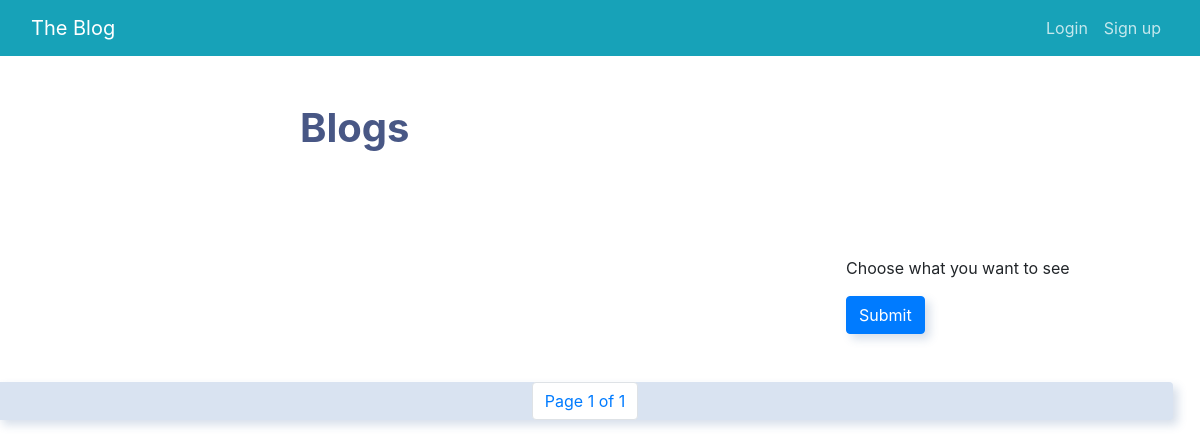
The app's page /, older data.
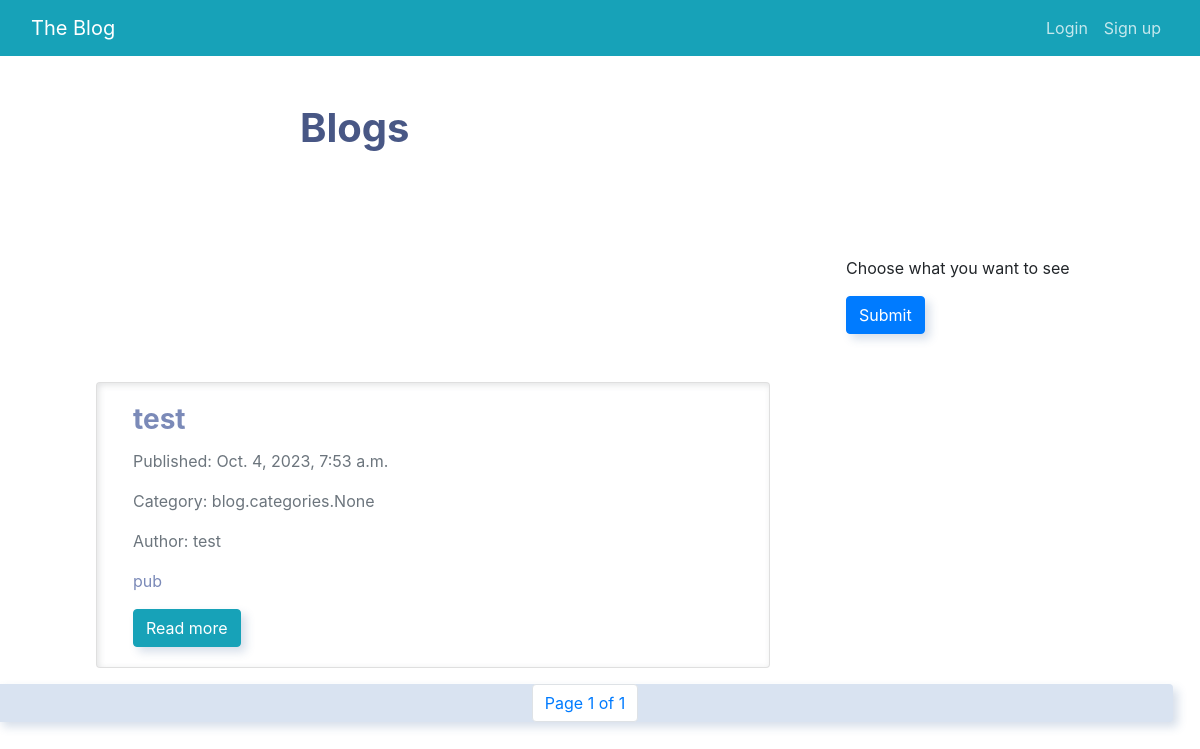
The same page, newer data.
### blog/models.py (models this page shows, shortened)
class Post (models.Model):
    class Status(models.TextChoices):
        DRAFT = 'DF', 'Draft'
        PUBLISHED = 'PB', 'Published'
    title = models.CharField(max_length=255)
    statue = models.CharField(max_length=2, choices=Status.choices)
    content = HTMLField()
    owner = models.ForeignKey(
        User,
        on_delete=models.CASCADE,
        related_name='posts_owner'
    )
    publish_date = models.DateTimeField(auto_now_add=True)
    categories = models.ManyToManyField('categories')

### blog/views.py (the view, shortened to what this page needs)
# urls.py: path('', views.Index.as_view(), name='index'),
class Index(View):
    def get(self, request):
        post = Post.objects.none()
        is_category_selected = 0
        categoriesToCheck = categories.objects.all()
        for category in categoriesToCheck:
            if (category.checked):
                is_category_selected = 1
                post |= Post.objects.all().filter(categories=category)
        if (is_category_selected == 0):
            post = Post.objects.all().filter(
                statue=Post.Status.PUBLISHED).order_by('-publish_date')
        post = post.order_by('-publish_date')
        paginate = Paginator(post, 3)
        page_num = request.GET.get('page')
        page = paginate.get_page(page_num)
        return render(request, 'blog/index.html', {'page': page, 'categories': categoriesToCheck})

### blog/templatetags/new_filters.py (called while the page is built)
@register.filter(name='is_admin')
def is_admin(user):
    return user.groups.filter(name='Admin-Group').exists()

@register.filter(name='permission')
def permission(user, wantedPermission):
    Groups = user.groups.all()
    for group in Groups:
        if group.permissions.all().filter(codename=wantedPermission).exists():
            return True
    return False

### blog/templates/blog/index.html (shortened to what this page needs)
{% extends "blog/base.html" %}
{% load new_filters %}
{% block content %}
    <div class="row">
        <div class="col-md-6 col-12 mx-md-auto mx-3 mt-5 mb-5">
            <h1 class="fw-bolder">Blogs</h1>
        </div>
        <form method = "post" >
            <div class="col-md-3  mx-5 mt-5 mb-5 ml-auto">
                <p> Choose what you want to see </p>
                <button type="submit" class="btn btn-primary">Submit</button>
            </div>
        </form>
        {% for post in page %}
            <div class="col-md-8 col-12 mx-5 mb-3  ">
                <div class="card mx-5">
                    <div class="card-body align-items-center mx-3">
                        <h3 class="card-title fw-bold">{{ post.title }}</h3>
                        <p class="card-text text-muted">Published: {{ post.publish_date }}</p>
                        <p class="card-text text-muted">Category:
                            {{post.categories}}
                        </p>
                        <p class="card-text text-muted">Author: {{ post.owner.username }}</p>
                        <p class="card-text">{{ post.content|truncatechars_html:200|safe }}</p>
                        <a href="{% url 'detail_post' post.id %}" class="btn btn-info">Read more</a>
                    </div>
                </div>
            </div>
        {% endfor %}
        <div class="footer py-12" style="margin-top:auto ;" >
            <nav>
                <ul class="pagination justify-content-center">
                    <li class="page-item">
                        <a class="page-link" href="#">
                            Page {{ page.number }} of {{ page.paginator.num_pages }}
                        </a>
                    </li>
                </ul>
            </nav>
        </div>
    </div>
{% endblock content %}

Row changes from the older to the newer data that the page shows:
added Post: title "test", publish_date "Oct. 4, 2023, 7:53 a.m.", categories "blog.categories.None", owner.username "test", content "pub"
